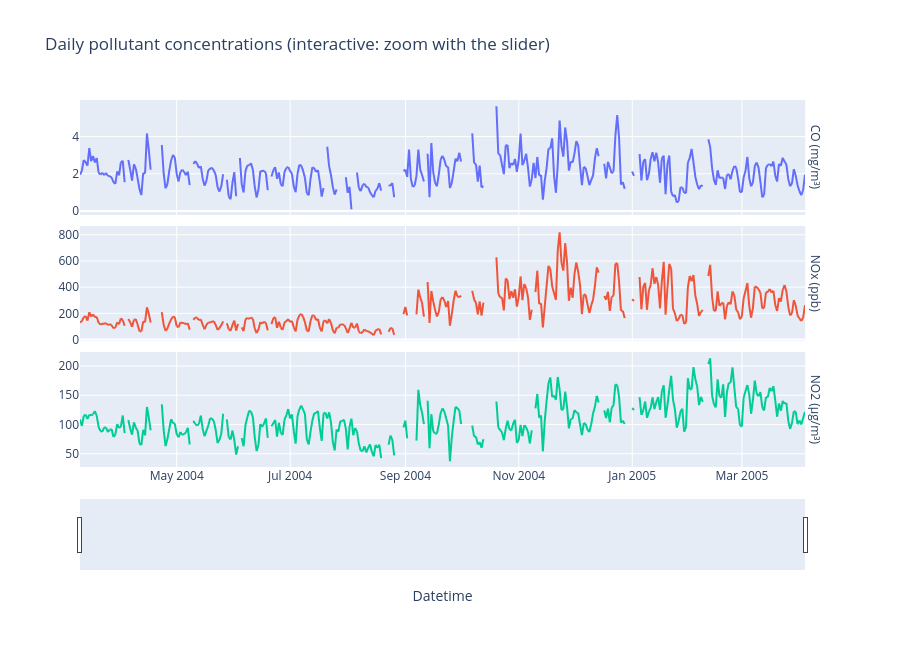

Write notebook code for a chart like this one.
### Markdown cell above
### 4.8 Interactive visual analytics (Plotly)

### Code cell
# Interactive time series: one row per pollutant (different units), zoom with the range slider
POLLUTANTS = ["CO_GT", "NOx_GT", "NO2_GT"]
daily = df_eda[POLLUTANTS].resample("D").mean()
daily_long = (daily.reset_index()
              .melt(id_vars="Datetime", var_name="Pollutant", value_name="Value"))
daily_long["Pollutant"] = daily_long["Pollutant"].map(lambda p: f"{p.replace('_GT', '')} ({UNITS[p]})")

fig = px.line(daily_long, x="Datetime", y="Value", color="Pollutant", facet_row="Pollutant", height=650,
              title="Daily pollutant concentrations (interactive: zoom with the slider)")
fig.update_yaxes(matches=None, title_text="")                        # independent scale per pollutant
fig.for_each_annotation(lambda a: a.update(text=a.text.split("=")[-1]))  # facet label = "CO (mg/m³)"
fig.update_xaxes(rangeslider_visible=True, row=1, col=1)              # row 1 is the bottom panel
fig.update_layout(showlegend=False)
fig.show()

### Figure 1 — Plotly figure (JSON) as saved in the notebook; plotly's stock layout.template omitted (floating-point values rounded to 4 significant figures; data arrays with more than 128 entries replaced by an {"elided": "..."} marker saying what was removed)
{"data": [{"hovertemplate": "Pollutant=CO (mg/m³)<br>Datetime=%{x}<br>Value=%{y}<extra></extra>", "legendgroup": "CO (mg/m³)", "line": {"color": "#636efa", "dash": "solid"}, "marker": {"symbol": "circle"}, "mode": "lines", "name": "CO (mg/m³)", "showlegend": true, "type": "scattergl", "x": {"elided": "391 str values"}, "xaxis": "x3", "y": {"elided": "391 float values"}, "yaxis": "y3"}, {"hovertemplate": "Pollutant=NOx (ppb)<br>Datetime=%{x}<br>Value=%{y}<extra></extra>", "legendgroup": "NOx (ppb)", "line": {"color": "#EF553B", "dash": "solid"}, "marker": {"symbol": "circle"}, "mode": "lines", "name": "NOx (ppb)", "showlegend": true, "type": "scattergl", "x": {"elided": "391 str values"}, "xaxis": "x2", "y": {"elided": "391 float values"}, "yaxis": "y2"}, {"hovertemplate": "Pollutant=NO2 (µg/m³)<br>Datetime=%{x}<br>Value=%{y}<extra></extra>", "legendgroup": "NO2 (µg/m³)", "line": {"color": "#00cc96", "dash": "solid"}, "marker": {"symbol": "circle"}, "mode": "lines", "name": "NO2 (µg/m³)", "showlegend": true, "type": "scattergl", "x": {"elided": "391 str values"}, "xaxis": "x", "y": {"elided": "391 float values"}, "yaxis": "y"}], "layout": {"annotations": [{"font": {}, "showarrow": false, "text": "NO2 (µg/m³)", "textangle": 90, "x": 0.98, "xanchor": "left", "xref": "paper", "y": 0.1567, "yanchor": "middle", "yref": "paper"}, {"font": {}, "showarrow": false, "text": "NOx (ppb)", "textangle": 90, "x": 0.98, "xanchor": "left", "xref": "paper", "y": 0.5, "yanchor": "middle", "yref": "paper"}, {"font": {}, "showarrow": false, "text": "CO (mg/m³)", "textangle": 90, "x": 0.98, "xanchor": "left", "xref": "paper", "y": 0.8433, "yanchor": "middle", "yref": "paper"}], "height": 650, "legend": {"title": {"text": "Pollutant"}, "tracegroupgap": 0}, "showlegend": false, "title": {"text": "Daily pollutant concentrations (interactive: zoom with the slider)"}, "xaxis": {"anchor": "y", "domain": [0, 0.98], "rangeslider": {"visible": true}, "title": {"text": "Datetime"}}, "xaxis2": {"anchor": "y2", "domain": [0, 0.98], "matches": "x", "showticklabels": false}, "xaxis3": {"anchor": "y3", "domain": [0, 0.98], "matches": "x", "showticklabels": false}, "yaxis": {"anchor": "x", "domain": [0, 0.3133], "title": {"text": ""}}, "yaxis2": {"anchor": "x2", "domain": [0.3433, 0.6567], "title": {"text": ""}}, "yaxis3": {"anchor": "x3", "domain": [0.6867, 1.0], "title": {"text": ""}}}}
